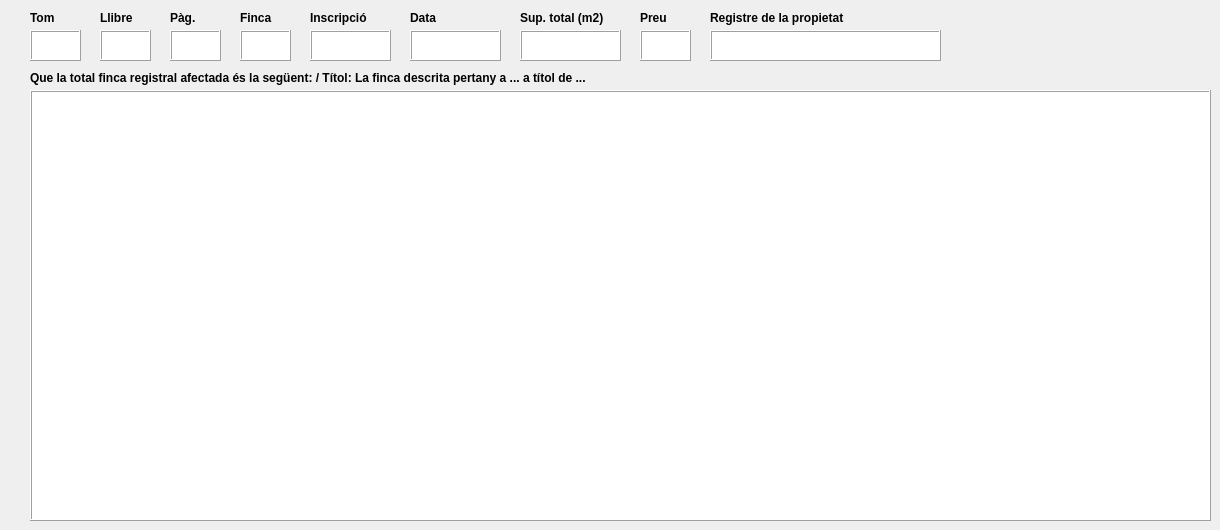
           <widget class="QWidget" name="tab_6">
            <attribute name="title">
             <string>DADES, DESCRIPCIÓ REGISTRAL I TÍTOL</string>
            </attribute>
            <widget class="QTextEdit" name="descripcio_registral">
             <property name="geometry">
              <rect>
               <x>30</x>
               <y>90</y>
               <width>1181</width>
               <height>431</height>
              </rect>
             </property>
             <property name="frameShape">
              <enum>QFrame::Box</enum>
             </property>
             <property name="frameShadow">
              <enum>QFrame::Raised</enum>
             </property>
            </widget>
            <widget class="QLabel" name="label_68">
             <property name="geometry">
              <rect>
               <x>30</x>
               <y>70</y>
               <width>581</width>
               <height>16</height>
              </rect>
             </property>
             <property name="font">
              <font>
               <weight>75</weight>
               <bold>true</bold>
              </font>
             </property>
             <property name="text">
              <string>Que la total finca registral afectada és la següent: / Títol: La finca descrita pertany a ... a títol de ...</string>
             </property>
            </widget>
            <widget class="QTextEdit" name="tom">
             <property name="geometry">
              <rect>
               <x>30</x>
               <y>30</y>
               <width>51</width>
               <height>31</height>
              </rect>
             </property>
             <property name="frameShape">
              <enum>QFrame::Box</enum>
             </property>
             <property name="frameShadow">
              <enum>QFrame::Raised</enum>
             </property>
            </widget>
            <widget class="QTextEdit" name="inscripcio">
             <property name="geometry">
              <rect>
               <x>310</x>
               <y>30</y>
               <width>81</width>
               <height>31</height>
              </rect>
             </property>
             <property name="frameShape">
              <enum>QFrame::Box</enum>
             </property>
             <property name="frameShadow">
              <enum>QFrame::Raised</enum>
             </property>
            </widget>
            <widget class="QTextEdit" name="registre_prop">
             <property name="geometry">
              <rect>
               <x>710</x>
               <y>30</y>
               <width>231</width>
               <height>31</height>
              </rect>
             </property>
             <property name="frameShape">
              <enum>QFrame::Box</enum>
             </property>
             <property name="frameShadow">
              <enum>QFrame::Raised</enum>
             </property>
            </widget>
            <widget class="QTextEdit" name="data_inscripcio">
             <property name="geometry">
              <rect>
               <x>410</x>
               <y>30</y>
               <width>91</width>
               <height>31</height>
              </rect>
             </property>
             <property name="frameShape">
              <enum>QFrame::Box</enum>
             </property>
             <property name="frameShadow">
              <enum>QFrame::Raised</enum>
             </property>
            </widget>
            <widget class="QLabel" name="label_30">
             <property name="geometry">
              <rect>
               <x>240</x>
               <y>10</y>
               <width>51</width>
               <height>16</height>
              </rect>
             </property>
             <property name="font">
              <font>
               <weight>75</weight>
               <bold>true</bold>
              </font>
             </property>
             <property name="text">
              <string>Finca</string>
             </property>
            </widget>
            <widget class="QLabel" name="label_29">
             <property name="geometry">
              <rect>
               <x>170</x>
               <y>10</y>
               <width>51</width>
               <height>16</height>
              </rect>
             </property>
             <property name="font">
              <font>
               <weight>75</weight>
               <bold>true</bold>
              </font>
             </property>
             <property name="text">
              <string>Pàg.</string>
             </property>
            </widget>
            <widget class="QLabel" name="label_27">
             <property name="geometry">
              <rect>
               <x>30</x>
               <y>10</y>
               <width>51</width>
               <height>16</height>
              </rect>
             </property>
             <property name="font">
              <font>
               <weight>75</weight>
               <bold>true</bold>
              </font>
             </property>
             <property name="text">
              <string>Tom</string>
             </property>
            </widget>
            <widget class="QTextEdit" name="full">
             <property name="geometry">
              <rect>
               <x>170</x>
               <y>30</y>
               <width>51</width>
               <height>31</height>
              </rect>
             </property>
             <property name="frameShape">
              <enum>QFrame::Box</enum>
             </property>
             <property name="frameShadow">
              <enum>QFrame::Raised</enum>
             </property>
            </widget>
            <widget class="QLabel" name="label_32">
             <property name="geometry">
              <rect>
               <x>410</x>
               <y>10</y>
               <width>51</width>
               <height>16</height>
              </rect>
             </property>
             <property name="font">
              <font>
               <weight>75</weight>
               <bold>true</bold>
              </font>
             </property>
             <property name="text">
              <string>Data</string>
             </property>
            </widget>
            <widget class="QLabel" name="label_31">
             <property name="geometry">
              <rect>
               <x>310</x>
               <y>10</y>
               <width>71</width>
               <height>16</height>
              </rect>
             </property>
             <property name="font">
              <font>
               <weight>75</weight>
               <bold>true</bold>
              </font>
             </property>
             <property name="text">
              <string>Inscripció</string>
             </property>
            </widget>
            <widget class="QLabel" name="label_28">
             <property name="geometry">
              <rect>
               <x>100</x>
               <y>10</y>
               <width>51</width>
               <height>16</height>
              </rect>
             </property>
             <property name="font">
              <font>
               <weight>75</weight>
               <bold>true</bold>
              </font>
             </property>
             <property name="text">
              <string>Llibre</string>
             </property>
            </widget>
            <widget class="QLabel" name="label_34">
             <property name="geometry">
              <rect>
               <x>640</x>
               <y>10</y>
               <width>51</width>
               <height>16</height>
              </rect>
             </property>
             <property name="font">
              <font>
               <weight>75</weight>
               <bold>true</bold>
              </font>
             </property>
             <property name="text">
              <string>Preu</string>
             </property>
            </widget>
            <widget class="QLabel" name="label_35">
             <property name="geometry">
              <rect>
               <x>710</x>
               <y>10</y>
               <width>161</width>
               <height>16</height>
              </rect>
             </property>
             <property name="font">
              <font>
               <weight>75</weight>
               <bold>true</bold>
              </font>
             </property>
             <property name="text">
              <string>Registre de la propietat</string>
             </property>
            </widget>
            <widget class="QTextEdit" name="preu">
             <property name="geometry">
              <rect>
               <x>640</x>
               <y>30</y>
               <width>51</width>
               <height>31</height>
              </rect>
             </property>
             <property name="frameShape">
              <enum>QFrame::Box</enum>
             </property>
             <property name="frameShadow">
              <enum>QFrame::Raised</enum>
             </property>
            </widget>
            <widget class="QTextEdit" name="llibre">
             <property name="geometry">
              <rect>
               <x>100</x>
               <y>30</y>
               <width>51</width>
               <height>31</height>
              </rect>
             </property>
             <property name="frameShape">
              <enum>QFrame::Box</enum>
             </property>
             <property name="frameShadow">
              <enum>QFrame::Raised</enum>
             </property>
            </widget>
            <widget class="QTextEdit" name="registral_origen">
             <property name="geometry">
              <rect>
               <x>240</x>
               <y>30</y>
               <width>51</width>
               <height>31</height>
              </rect>
             </property>
             <property name="frameShape">
              <enum>QFrame::Box</enum>
             </property>
             <property name="frameShadow">
              <enum>QFrame::Raised</enum>
             </property>
            </widget>
            <widget class="QTextEdit" name="sup_registral">
             <property name="geometry">
              <rect>
               <x>520</x>
               <y>30</y>
               <width>101</width>
               <height>31</height>
              </rect>
             </property>
             <property name="frameShape">
              <enum>QFrame::Box</enum>
             </property>
             <property name="frameShadow">
              <enum>QFrame::Raised</enum>
             </property>
            </widget>
            <widget class="QLabel" name="label_33">
             <property name="geometry">
              <rect>
               <x>520</x>
               <y>10</y>
               <width>101</width>
               <height>16</height>
              </rect>
             </property>
             <property name="font">
              <font>
               <weight>75</weight>
               <bold>true</bold>
              </font>
             </property>
             <property name="text">
              <string>Sup. total (m2)</string>
             </property>
            </widget>
           </widget>
